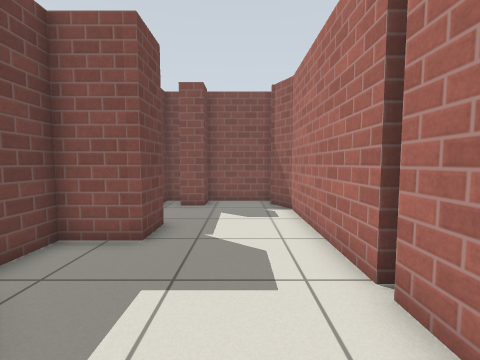
[1] (above)

16 first-person views from a walk through a Gazebo world. The camera is 0.88 m above the floor, tilts 4° down and sees 90° across. The lines on the ground mark 1 m squares. The floor is counted in squares, 0.5 m on a side. Each view is taken from the middle of a square. On the plan, view 1 faces up. The plan holds only what a view shows up to about 14 squares ahead; the rest is blank. Simple patterns stand in for the simulator's built-in surfaces.

[2]
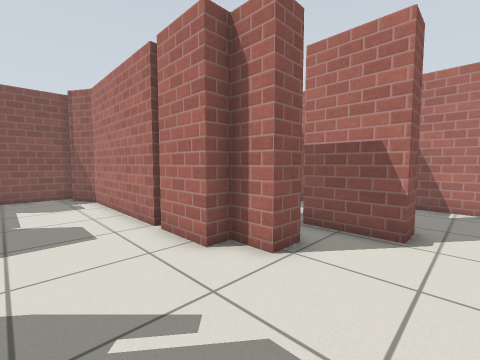

[3]
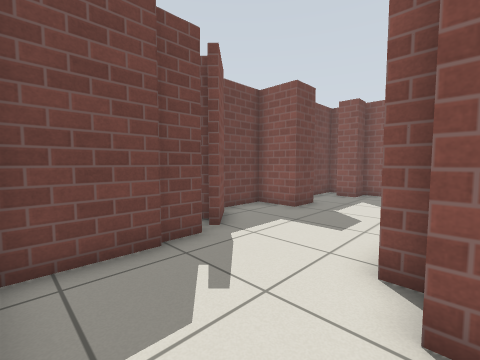

[4]
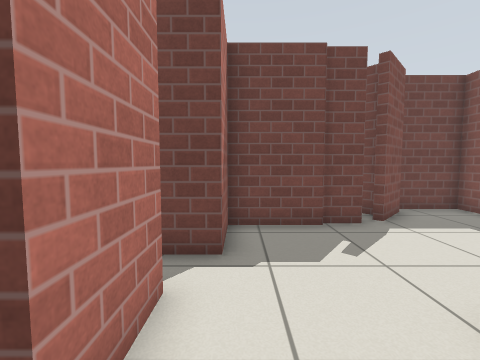

[5]
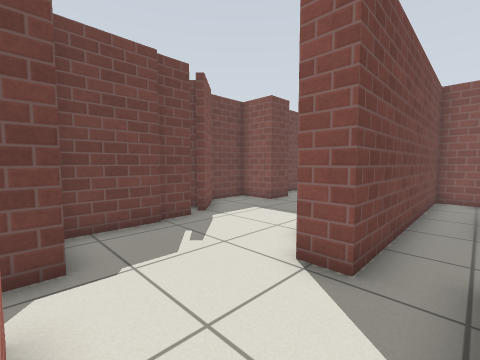

[6]
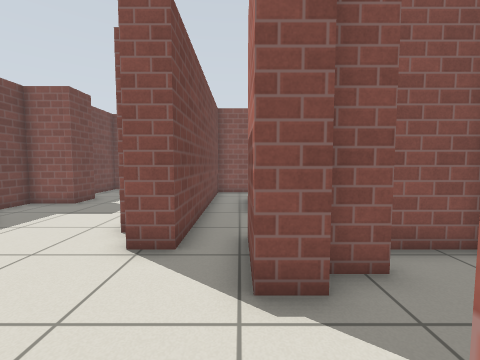

[7]
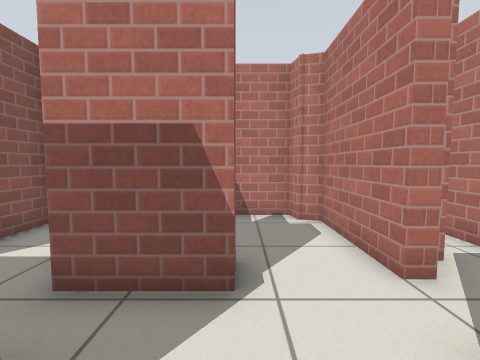

[8]
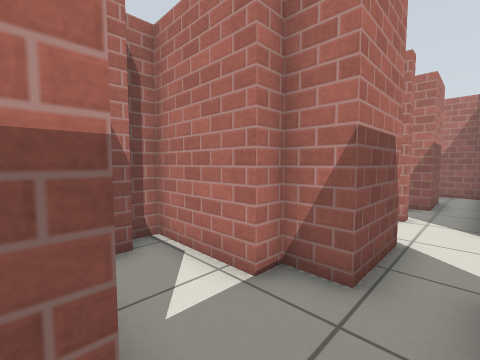

[9]
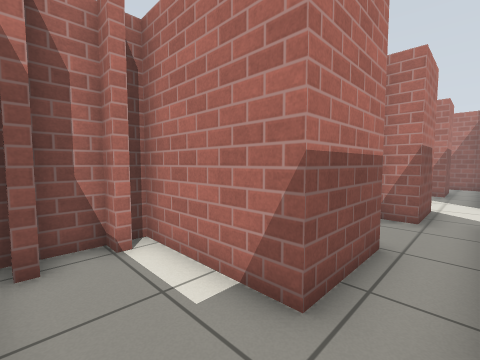

[10]
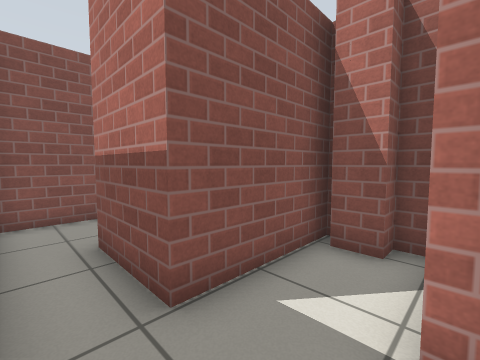

[11]
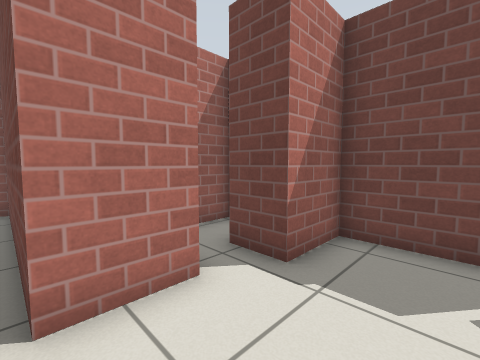

[12]
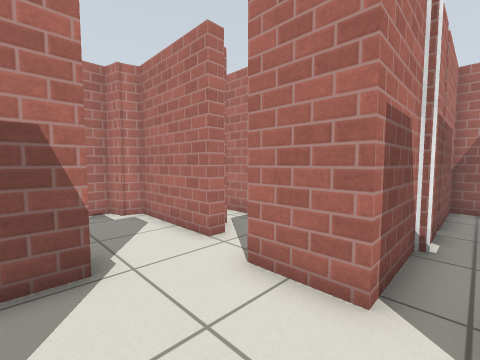

[13]
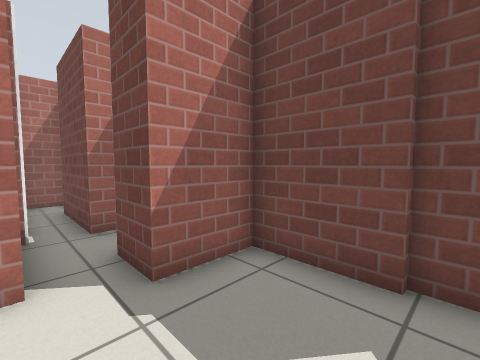

[14]
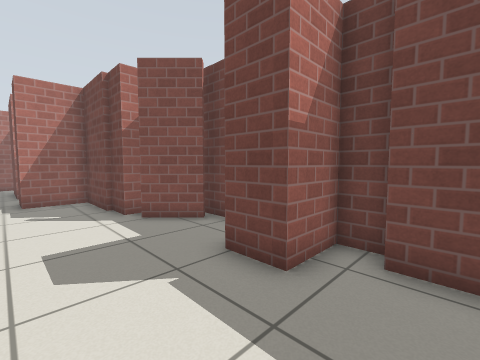

[15]
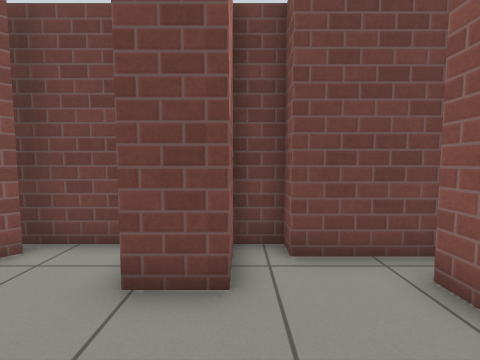

[16]
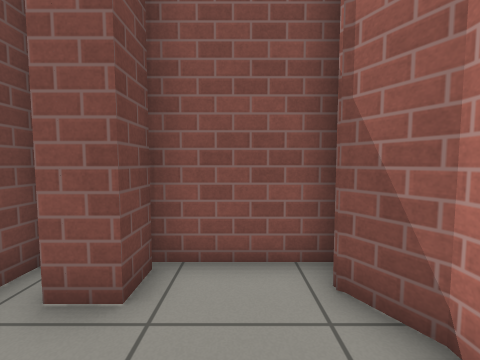

### Floor plan
Points are (right, up) in squares from view 1. A wall is a line through its corners. A room is listed if a view was taken in it or the views show most of it. See-through windows are left out.
Room 1 (views 1, 2, 3, 7, 11, 12, 13, 14, 15, 16)
walls: (2, 3.4) (2, 9.2) (1.3, 10.3); (-2.5, 0.6) (-1.9, 0.6) (-1.9, -0.8); (-3.7, 2.9) (-2.1, 1.3); (-1.7, -0.6) (-1.7, -3.3) (0.5, -3.3); (3.7, -0.2) (2.7, -0.2) (2.7, 1) (2, 1) (2, 3); (-4.1, 8) (-4.1, 6.9) (-2.2, 6.9) (-2.2, 5.4) (-4.1, 5.4) (-4.1, 2); (5.2, -1.9) (5.2, -0.4); (2, -4) (3.9, -4); (-1.5, 11) (-1.5, 9.9) (-2.5, 9.9); (1.8, 11.2) (-3.4, 11.2) (-3.4, 8)
ways out: opening at (5, -3) to room 2; opening at (4, 0) to room 4; opening at (1, -4) to room 5
Room 2 (views 4, 5)
walls: (6.3, -1.9) (5.2, -1.9); (7.5, -1.3) (6.4, -1.3); (5.4, -4.5) (9.3, -4.5) (9.4, -3.8) (10.1, -3.7) (10.1, -1.2); (9.9, -0.2) (8, -0.2)
ways out: opening at (5, -3) to room 1; opening at (5, -5) to room 3
Room 3 (view 6)
walls: (5.4, -5) (5.4, -4.5); (5.2, -7.1) (7.9, -7.1); (3.9, -4) (3.9, -7.9)
ways out: opening at (5, -5) to room 2
Room 4 (views 8, 9, 10)
walls: (6.1, 9.5) (3.7, 9.5) (3.7, -0.2); (8.9, 7.5) (9.6, 7.5) (9.6, 8.6); (8.9, 2.2) (8.9, 3.3); (9.6, 3.6) (5.4, 3.6) (5.4, 6.6) (9.6, 6.6) (9.6, 7); (5.2, -0.4) (5.2, 0.6) (6.4, 0.6) (6.4, 1.3) (9.6, 1.3) (9.6, 2.2)
ways out: opening at (4, 0) to room 1
Room 5 (no view inside)
walls: (2, -6.9) (2, -4); (1.7, -8.6) (1.7, -7.5); (-1.2, -6.7) (0.5, -6.7) (0.5, -10.3); (0.5, -3.3) (0.5, -4.9); (0.1, -12.1) (1.7, -12.1) (1.7, -8.9)
ways out: opening at (1, -4) to room 1

Where each view was taken, in squares from view 1:
view 1: 0 up, 0 right, facing up
view 2: 3 down, 1 left, facing up-right
view 3: 3 down, 3 right, facing up-left
view 4: 3 down, 5 right, facing left
view 5: 4 down, 5 right, facing up-left
view 6: 5 down, 5 right, facing up
view 7: 2 down, 2 right, facing right
view 8: 4 up, 4 right, facing down-right
view 9: 9 up, 4 right, facing down-right
view 10: 1 up, 4 right, facing up-right
view 11: 1 down, 4 right, facing down-left
view 12: 1 down, 1 right, facing down-right
view 13: 0 up, 2 right, facing down-left
view 14: 9 up, 1 right, facing down-left
view 15: 7 up, 1 right, facing left
view 16: 7 up, 0 right, facing up
